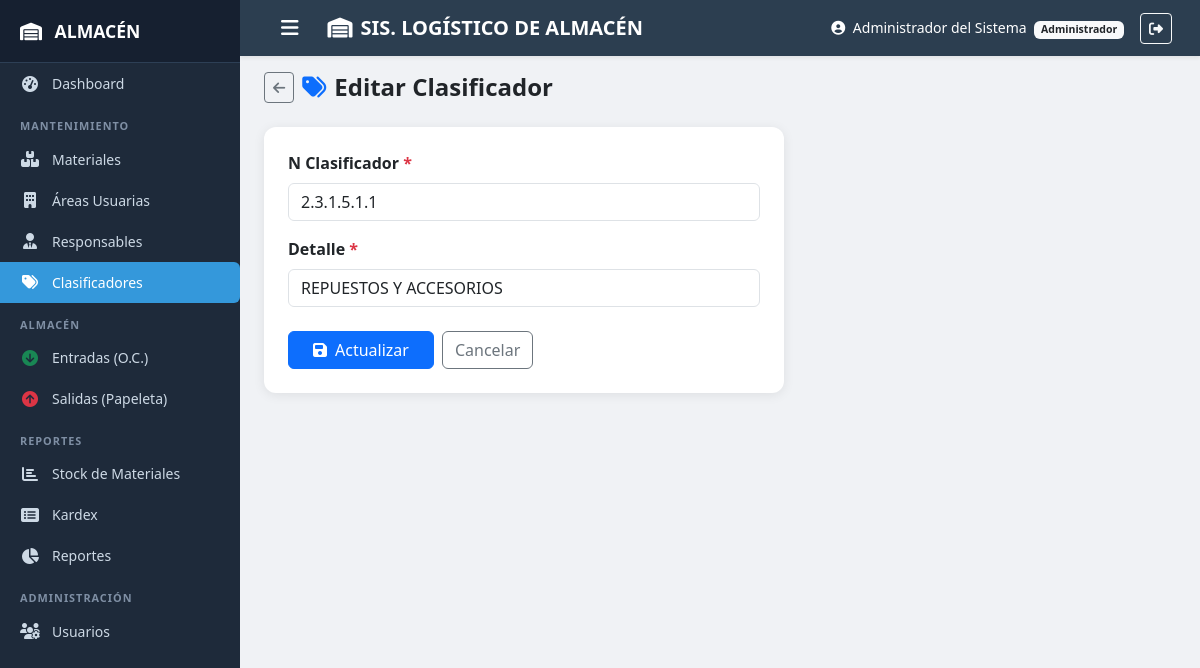
The page /clasificadores/form.php?id=2 (signed in) on the database its author committed.
### tables this page shows
CREATE TABLE IF NOT EXISTS `clasificadores` (
  `id` int(11) NOT NULL AUTO_INCREMENT,
  `num_clasificador` varchar(30) NOT NULL,
  `detalle` varchar(500) NOT NULL,
  `activo` tinyint(1) NOT NULL DEFAULT 1,
  `created_at` timestamp NOT NULL DEFAULT CURRENT_TIMESTAMP,
  PRIMARY KEY (`id`),
  UNIQUE KEY `num_clasificador` (`num_clasificador`)
);

### includes/functions.php (called while the page is built, shortened)
<?php
function h($s) {
    return htmlspecialchars((string)$s, ENT_QUOTES, 'UTF-8');
}

### clasificadores/form.php (the view, shortened to what this page needs)
<?php
$db  = getDB();
$id  = (int)(isset($_GET['id']) ? $_GET['id'] : 0);
$row = null;
if ($id) { $st=$db->prepare("SELECT * FROM clasificadores WHERE id=?"); $st->execute(array($id)); $row=$st->fetch(); }
$pageTitle = $id ? 'Editar Clasificador' : 'Nuevo Clasificador';
include ROOT_PATH . '/includes/header.php';
$valNum    = isset($_POST['num_clasificador']) ? $_POST['num_clasificador'] : (isset($row['num_clasificador']) ? $row['num_clasificador'] : '');
$valDetalle= isset($_POST['detalle']) ? $_POST['detalle'] : (isset($row['detalle']) ? $row['detalle'] : '');
?>
<div class="d-flex align-items-center mb-4 gap-2">
  <a href="<?php echo BASE_URL; ?>/clasificadores/index.php" class="btn btn-outline-secondary btn-sm"><i class="fas fa-arrow-left"></i></a>
  <h4 class="fw-bold mb-0"><i class="fas fa-tags me-2 text-primary"></i><?php echo $pageTitle; ?></h4>
</div>
<div class="card table-card" style="max-width:520px">
  <div class="card-body p-4">
    <form method="POST">
      <div class="mb-3">
        <label class="form-label fw-semibold">N Clasificador <span class="text-danger">*</span></label>
        <input type="text" name="num_clasificador" class="form-control" required value="<?php echo h($valNum); ?>" placeholder="2.3.1.5.1.2">
      </div>
      <div class="mb-4">
        <label class="form-label fw-semibold">Detalle <span class="text-danger">*</span></label>
        <input type="text" name="detalle" class="form-control" required value="<?php echo h($valDetalle); ?>">
      </div>
      <div class="d-flex gap-2">
        <button type="submit" class="btn btn-primary px-4"><i class="fas fa-save me-2"></i><?php echo $id?'Actualizar':'Guardar'; ?></button>
        <a href="<?php echo BASE_URL; ?>/clasificadores/index.php" class="btn btn-outline-secondary">Cancelar</a>
      </div>
    </form>
  </div>
</div>
<?php include ROOT_PATH . '/includes/footer.php'; ?>

### assets/css/style.css (style rules this page uses)
:root { --sidebar-bg: #1e2a3a; --sidebar-hover: #2d3f55; --sidebar-active: #3498db; --topbar-bg: #2c3e50; --accent: #3498db; }
body { background: #f0f2f5; font-family: 'Segoe UI', sans-serif; }
.table-card { border-radius: 12px; border: none; box-shadow: 0 2px 12px rgba(0,0,0,.08); overflow: hidden; }

### rows shown on the page
clasificadores: num_clasificador "2.3.1.5.1.1", detalle "REPUESTOS Y ACCESORIOS"

### other values the page prints
SITE_NAME "SIS. LOGÍSTICO DE ALMACÉN"
isset($_SESSION['rol']) ? $_SESSION['rol'] : '' "Administrador"
$pageTitle "Editar Clasificador"
